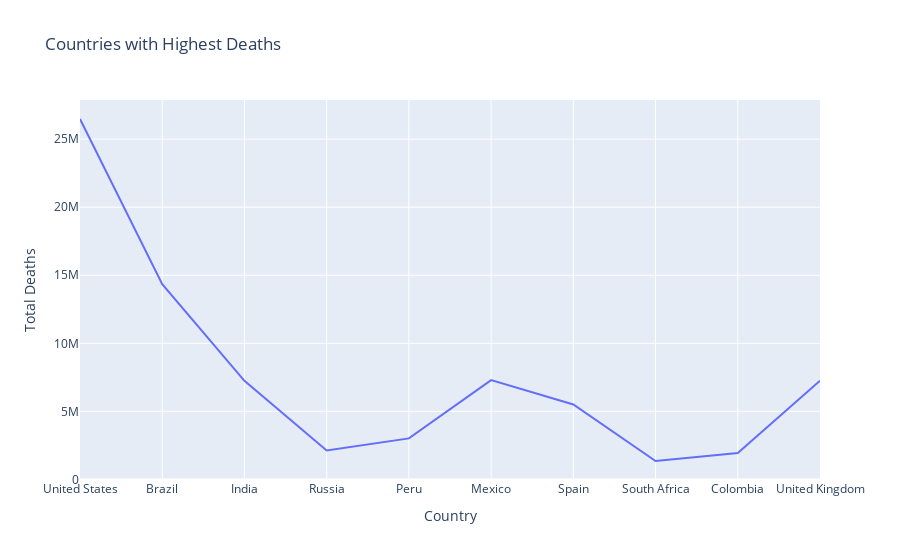

Notebook cell for this chart:
### Code cell
figure = px.line(data, y='Total Deaths', x='Country',
            title="Countries with Highest Deaths")
figure.show()

### Figure 1 — Plotly figure (JSON) as saved in the notebook; plotly's stock layout.template omitted (floating-point values rounded to 4 significant figures)
{"data": [{"hovertemplate": "Country=%{x}<br>Total Deaths=%{y}<extra></extra>", "legendgroup": "", "line": {"color": "#636efa", "dash": "solid"}, "marker": {"symbol": "circle"}, "mode": "lines", "name": "", "orientation": "v", "showlegend": false, "type": "scatter", "x": ["United States", "Brazil", "India", "Russia", "Peru", "Mexico", "Spain", "South Africa", "Colombia", "United Kingdom"], "xaxis": "x", "y": [26477574, 14340567, 7247327, 2131571, 3020038, 7295850, 5510624, 1357682, 1936134, 7249573], "yaxis": "y"}], "layout": {"legend": {"tracegroupgap": 0}, "title": {"text": "Countries with Highest Deaths"}, "xaxis": {"anchor": "y", "domain": [0, 1], "title": {"text": "Country"}}, "yaxis": {"anchor": "x", "domain": [0, 1], "title": {"text": "Total Deaths"}}}}
